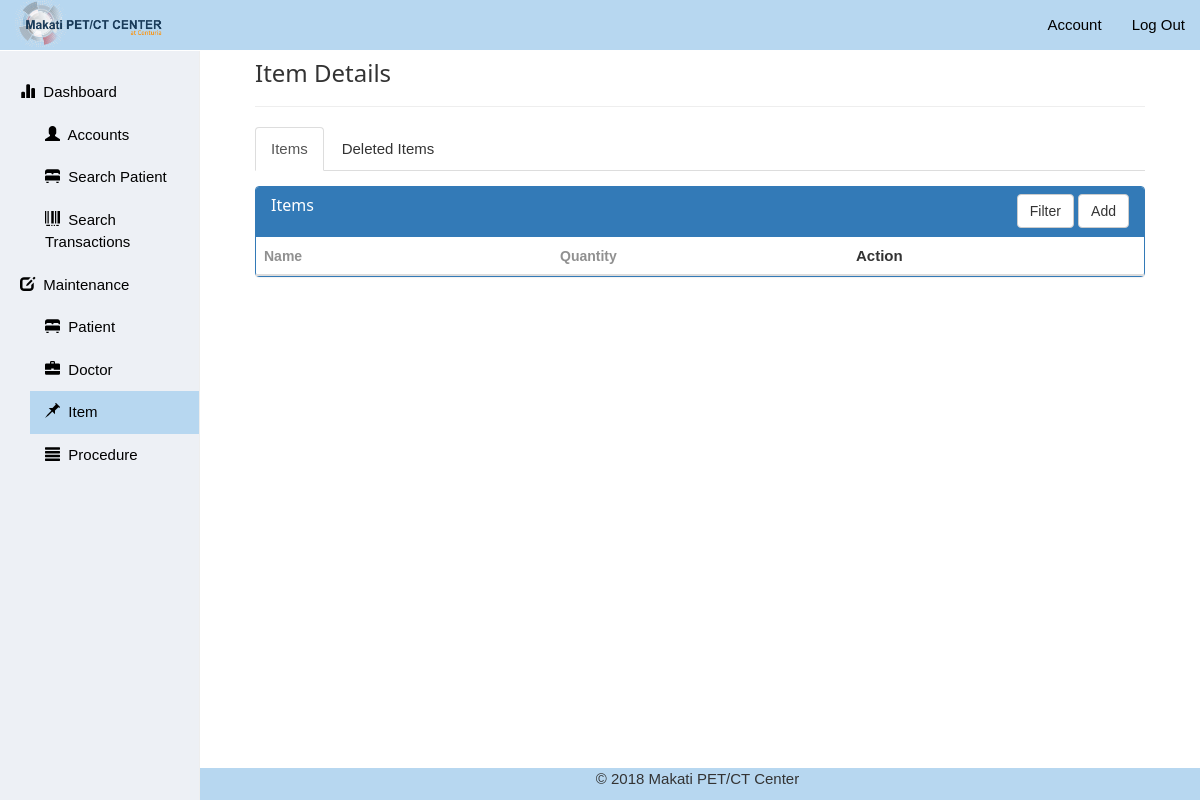
Page /views/admin/itemsettings.php (signed in) on the earlier database version.
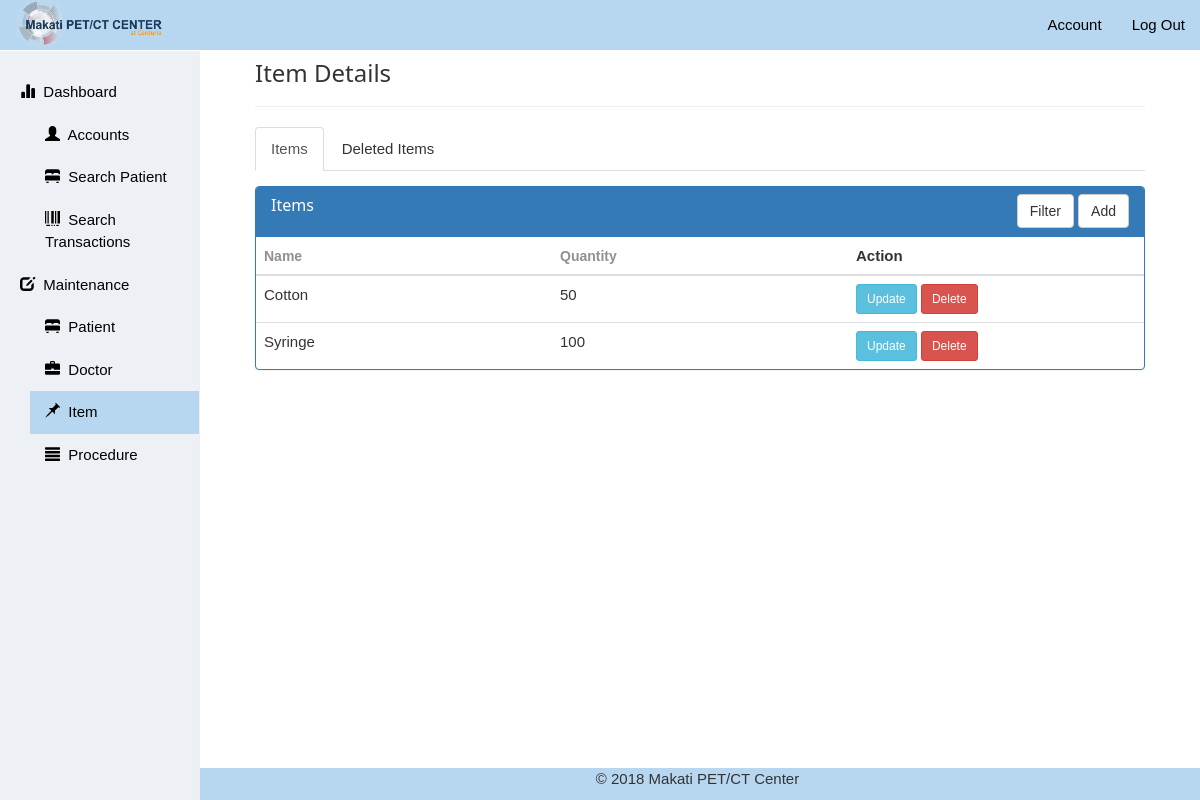
Same page on the later database version.
### tables this page shows
CREATE TABLE `tbl_item` (
  `item_id` varchar(11) NOT NULL,
  `item_name` varchar(45) NOT NULL,
  `item_qty` int(11) NOT NULL,
  `item_status` tinyint(1) NOT NULL DEFAULT '0' COMMENT '1 = Active, 2 = Deleted'
);

### views/admin/itemsettings.php (the view, shortened to what the changed rows need)
<!DOCTYPE html>
<html>
  <head>
    <link rel="stylesheet" type="text/css" href="./../../css/bootstrap.min.css">
    <link rel="stylesheet" href="./../../css/w3.css">
    <link rel="stylesheet" type="text/css" href="./../../css/setting.css">
  </head>
  <body>
    <main>
      <div class="container-fluid">
        <div class="row">
          <div class="col-sm-9 col-sm-offset-3 col-md-10 col-md-offset-2 main">
            <div class="col-sm-12 col-md-12">
              <div class="tab-content">
                <div class="panel panel-primary filterable tab-pane active" id="mn-item-panel">
                  <table class="table table-hover">
                    <thead>
                      <tr class="filters">
                        <th class="col-md-4"><input type="text" class="form-control" placeholder="Name" disabled></th>
                        <th class="col-md-4"><input type="text" class="form-control" placeholder="Quantity" disabled></th>
                        <th class="col-md-4">Action</th>
                      </tr>
                    </thead>
                    <tbody>
                      <?php
                        require('./../../controller/db_connect.php');
                        $preparedStmt = "SELECT * FROM `tbl_item` WHERE `item_status`=1 ORDER BY `item_name`";
                        $stmt = $connection->prepare($preparedStmt);
                        $stmt->execute();
                        while ($row = $stmt->fetch(PDO::FETCH_ASSOC))
                        {
                        ?>
                        <tr class="clickable-row">
                          <td class="col-md-4"><?php echo $row['item_name']; ?></td>
                          <td class="col-md-4"><?php echo $row['item_qty']; ?></td>
                          <td class="col-md-4"><input type="submit" class="btn btn-info btn-sm item_update" value="Update" id="<?php echo $row['item_id']; ?>" name="item_update" />
                          <input type="submit" class="btn btn-danger btn-sm item_delete" value="Delete" id="<?php echo $row['item_id']; ?>" name="item_delete" /></td>
                        </tr>
                        <?php
                        }
                        ?>
                    </tbody>
                  </table>
                </div>
              </div>
            </div>
          </div>
        </div>
      </div>
    </main>
  </body>
</html>

Differences in the rows shown:
now on this page (row edited): tbl_item: item_name "Cotton", item_qty "50"
now on this page (row edited): tbl_item: item_name "Syringe", item_qty "100"
